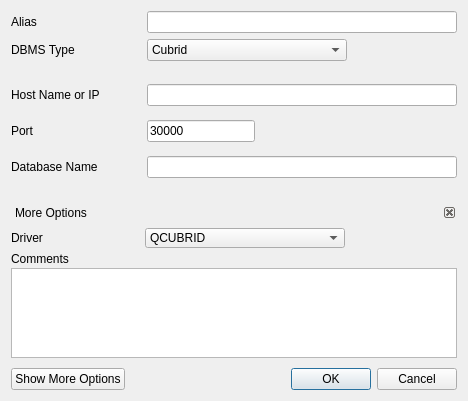
<?xml version="1.0" encoding="UTF-8"?>
<ui version="4.0">
 <class>KvDbDefinitionDialog</class>
 <widget class="QDialog" name="KvDbDefinitionDialog">
  <property name="windowModality">
   <enum>Qt::ApplicationModal</enum>
  </property>
  <property name="geometry">
   <rect>
    <x>0</x>
    <y>0</y>
    <width>466</width>
    <height>400</height>
   </rect>
  </property>
  <property name="sizePolicy">
   <sizepolicy hsizetype="Fixed" vsizetype="Fixed">
    <horstretch>0</horstretch>
    <verstretch>0</verstretch>
   </sizepolicy>
  </property>
  <property name="minimumSize">
   <size>
    <width>466</width>
    <height>400</height>
   </size>
  </property>
  <property name="maximumSize">
   <size>
    <width>466</width>
    <height>400</height>
   </size>
  </property>
  <property name="windowTitle">
   <string>Database Definition</string>
  </property>
  <property name="windowIcon">
   <iconset resource="ui/kevora.qrc">
    <normaloff>:/png/png_general/database.png</normaloff>:/png/png_general/database.png</iconset>
  </property>
  <layout class="QVBoxLayout" name="verticalLayout">
   <property name="sizeConstraint">
    <enum>QLayout::SetFixedSize</enum>
   </property>
   <item>
    <layout class="QHBoxLayout" name="horizontalLayout">
     <item>
      <widget class="QLabel" name="labelAlias">
       <property name="minimumSize">
        <size>
         <width>130</width>
         <height>0</height>
        </size>
       </property>
       <property name="toolTip">
        <string>An user defined alias for the database server</string>
       </property>
       <property name="text">
        <string>Alias</string>
       </property>
       <property name="buddy">
        <cstring>lineEditAlias</cstring>
       </property>
      </widget>
     </item>
     <item>
      <widget class="QLineEdit" name="lineEditAlias">
       <property name="minimumSize">
        <size>
         <width>200</width>
         <height>0</height>
        </size>
       </property>
      </widget>
     </item>
    </layout>
   </item>
   <item>
    <layout class="QHBoxLayout" name="horizontalLayout_2">
     <item>
      <widget class="QLabel" name="labelDBMSType">
       <property name="minimumSize">
        <size>
         <width>130</width>
         <height>0</height>
        </size>
       </property>
       <property name="toolTip">
        <string>The type of database server</string>
       </property>
       <property name="text">
        <string>DBMS Type</string>
       </property>
       <property name="buddy">
        <cstring>comboBoxDBMSType</cstring>
       </property>
      </widget>
     </item>
     <item>
      <widget class="QComboBox" name="comboBoxDBMSType">
       <property name="minimumSize">
        <size>
         <width>200</width>
         <height>0</height>
        </size>
       </property>
       <item>
        <property name="text">
         <string>Cubrid</string>
        </property>
       </item>
       <item>
        <property name="text">
         <string notr="true">Firebird / Interbase</string>
        </property>
       </item>
       <item>
        <property name="text">
         <string notr="true">MySql</string>
        </property>
       </item>
       <item>
        <property name="text">
         <string notr="true">Oracle</string>
        </property>
       </item>
       <item>
        <property name="text">
         <string notr="true">PostgreSql</string>
        </property>
       </item>
       <item>
        <property name="text">
         <string notr="true">Sqlite</string>
        </property>
       </item>
      </widget>
     </item>
     <item>
      <spacer name="horizontalSpacer_2">
       <property name="orientation">
        <enum>Qt::Horizontal</enum>
       </property>
       <property name="sizeHint" stdset="0">
        <size>
         <width>40</width>
         <height>20</height>
        </size>
       </property>
      </spacer>
     </item>
    </layout>
   </item>
   <item>
    <widget class="QStackedWidget" name="stackedWidget">
     <property name="minimumSize">
      <size>
       <width>0</width>
       <height>130</height>
      </size>
     </property>
     <property name="maximumSize">
      <size>
       <width>16777215</width>
       <height>130</height>
      </size>
     </property>
     <property name="currentIndex">
      <number>0</number>
     </property>
     <widget class="QWidget" name="pageCubrid">
      <layout class="QVBoxLayout" name="verticalLayout_10">
       <property name="leftMargin">
        <number>0</number>
       </property>
       <property name="rightMargin">
        <number>0</number>
       </property>
       <item>
        <layout class="QHBoxLayout" name="horizontalLayout_24">
         <property name="spacing">
          <number>6</number>
         </property>
         <item>
          <widget class="QLabel" name="label_22">
           <property name="minimumSize">
            <size>
             <width>130</width>
             <height>0</height>
            </size>
           </property>
           <property name="text">
            <string>Host Name or IP</string>
           </property>
           <property name="buddy">
            <cstring>lineEditPostgHost</cstring>
           </property>
          </widget>
         </item>
         <item>
          <widget class="QLineEdit" name="lineEditCubridHost">
           <property name="minimumSize">
            <size>
             <width>200</width>
             <height>0</height>
            </size>
           </property>
          </widget>
         </item>
        </layout>
       </item>
       <item>
        <layout class="QHBoxLayout" name="horizontalLayout_25">
         <item>
          <widget class="QLabel" name="label_23">
           <property name="minimumSize">
            <size>
             <width>130</width>
             <height>0</height>
            </size>
           </property>
           <property name="text">
            <string>Port</string>
           </property>
           <property name="buddy">
            <cstring>lineEditPostgPort</cstring>
           </property>
          </widget>
         </item>
         <item>
          <widget class="QLineEdit" name="lineEditCubridPort">
           <property name="sizePolicy">
            <sizepolicy hsizetype="Minimum" vsizetype="Fixed">
             <horstretch>0</horstretch>
             <verstretch>0</verstretch>
            </sizepolicy>
           </property>
           <property name="minimumSize">
            <size>
             <width>40</width>
             <height>0</height>
            </size>
           </property>
           <property name="inputMethodHints">
            <set>Qt::ImhDigitsOnly</set>
           </property>
           <property name="text">
            <string notr="true">30000</string>
           </property>
          </widget>
         </item>
         <item>
          <spacer name="horizontalSpacer_10">
           <property name="orientation">
            <enum>Qt::Horizontal</enum>
           </property>
           <property name="sizeHint" stdset="0">
            <size>
             <width>40</width>
             <height>20</height>
            </size>
           </property>
          </spacer>
         </item>
        </layout>
       </item>
       <item>
        <layout class="QHBoxLayout" name="horizontalLayout_23">
         <item>
          <widget class="QLabel" name="label_21">
           <property name="minimumSize">
            <size>
             <width>130</width>
             <height>0</height>
            </size>
           </property>
           <property name="text">
            <string>Database Name</string>
           </property>
           <property name="buddy">
            <cstring>lineEditPostgDBName</cstring>
           </property>
          </widget>
         </item>
         <item>
          <widget class="QLineEdit" name="lineEditCubridDBName">
           <property name="minimumSize">
            <size>
             <width>280</width>
             <height>0</height>
            </size>
           </property>
          </widget>
         </item>
        </layout>
       </item>
      </layout>
     </widget>
     <widget class="QWidget" name="pageFirebird">
      <layout class="QVBoxLayout" name="verticalLayout_2">
       <property name="spacing">
        <number>6</number>
       </property>
       <property name="leftMargin">
        <number>0</number>
       </property>
       <property name="rightMargin">
        <number>0</number>
       </property>
       <item>
        <layout class="QHBoxLayout" name="horizontalLayout_3">
         <property name="spacing">
          <number>6</number>
         </property>
         <item>
          <widget class="QLabel" name="labelHostName">
           <property name="minimumSize">
            <size>
             <width>130</width>
             <height>0</height>
            </size>
           </property>
           <property name="toolTip">
            <string>The server IP or host name</string>
           </property>
           <property name="text">
            <string>Host Name or IP</string>
           </property>
           <property name="buddy">
            <cstring>lineEditFirebirdHost</cstring>
           </property>
          </widget>
         </item>
         <item>
          <widget class="QLineEdit" name="lineEditFirebirdHost">
           <property name="minimumSize">
            <size>
             <width>200</width>
             <height>0</height>
            </size>
           </property>
          </widget>
         </item>
        </layout>
       </item>
       <item>
        <layout class="QHBoxLayout" name="horizontalLayout_4">
         <item>
          <widget class="QLabel" name="labelPort">
           <property name="minimumSize">
            <size>
             <width>130</width>
             <height>0</height>
            </size>
           </property>
           <property name="toolTip">
            <string>The port used to connect to this server</string>
           </property>
           <property name="text">
            <string>Port</string>
           </property>
           <property name="buddy">
            <cstring>lineEditFirebirdPort</cstring>
           </property>
          </widget>
         </item>
         <item>
          <widget class="QLineEdit" name="lineEditFirebirdPort">
           <property name="sizePolicy">
            <sizepolicy hsizetype="Minimum" vsizetype="Fixed">
             <horstretch>0</horstretch>
             <verstretch>0</verstretch>
            </sizepolicy>
           </property>
           <property name="minimumSize">
            <size>
             <width>40</width>
             <height>0</height>
            </size>
           </property>
           <property name="inputMethodHints">
            <set>Qt::ImhDigitsOnly</set>
           </property>
           <property name="text">
            <string notr="true">3050</string>
           </property>
          </widget>
         </item>
         <item>
          <spacer name="horizontalSpacer">
           <property name="orientation">
            <enum>Qt::Horizontal</enum>
           </property>
           <property name="sizeHint" stdset="0">
            <size>
             <width>40</width>
             <height>20</height>
            </size>
           </property>
          </spacer>
         </item>
        </layout>
       </item>
       <item>
        <layout class="QHBoxLayout" name="horizontalLayout_5">
         <item>
          <widget class="QLabel" name="labelDBName">
           <property name="minimumSize">
            <size>
             <width>130</width>
             <height>0</height>
            </size>
           </property>
           <property name="toolTip">
            <string>The database name or file name</string>
           </property>
           <property name="text">
            <string>Database Name</string>
           </property>
           <property name="buddy">
            <cstring>lineEditFirebirdDBName</cstring>
           </property>
          </widget>
         </item>
         <item>
          <widget class="QLineEdit" name="lineEditFirebirdDBName">
           <property name="minimumSize">
            <size>
             <width>280</width>
             <height>0</height>
            </size>
           </property>
          </widget>
         </item>
         <item>
          <widget class="QToolButton" name="toolButtonFirebirdSetFile">
           <property name="text">
            <string notr="true">...</string>
           </property>
          </widget>
         </item>
        </layout>
       </item>
      </layout>
     </widget>
     <widget class="QWidget" name="pageMySql">
      <layout class="QVBoxLayout" name="verticalLayout_3">
       <property name="leftMargin">
        <number>0</number>
       </property>
       <property name="rightMargin">
        <number>0</number>
       </property>
       <item>
        <layout class="QHBoxLayout" name="horizontalLayout_6">
         <property name="spacing">
          <number>6</number>
         </property>
         <item>
          <widget class="QLabel" name="label_6">
           <property name="minimumSize">
            <size>
             <width>130</width>
             <height>0</height>
            </size>
           </property>
           <property name="text">
            <string>Host Name or IP</string>
           </property>
           <property name="buddy">
            <cstring>lineEditMySqlHost</cstring>
           </property>
          </widget>
         </item>
         <item>
          <widget class="QLineEdit" name="lineEditMySqlHost">
           <property name="minimumSize">
            <size>
             <width>200</width>
             <height>0</height>
            </size>
           </property>
          </widget>
         </item>
        </layout>
       </item>
       <item>
        <layout class="QHBoxLayout" name="horizontalLayout_7">
         <item>
          <widget class="QLabel" name="label_7">
           <property name="minimumSize">
            <size>
             <width>130</width>
             <height>0</height>
            </size>
           </property>
           <property name="text">
            <string>Port</string>
           </property>
           <property name="buddy">
            <cstring>lineEditMySqlPort</cstring>
           </property>
          </widget>
         </item>
         <item>
          <widget class="QLineEdit" name="lineEditMySqlPort">
           <property name="sizePolicy">
            <sizepolicy hsizetype="Minimum" vsizetype="Fixed">
             <horstretch>0</horstretch>
             <verstretch>0</verstretch>
            </sizepolicy>
           </property>
           <property name="minimumSize">
            <size>
             <width>40</width>
             <height>0</height>
            </size>
           </property>
           <property name="inputMethodHints">
            <set>Qt::ImhDigitsOnly</set>
           </property>
           <property name="text">
            <string notr="true">3306</string>
           </property>
          </widget>
         </item>
         <item>
          <spacer name="horizontalSpacer_3">
           <property name="orientation">
            <enum>Qt::Horizontal</enum>
           </property>
           <property name="sizeHint" stdset="0">
            <size>
             <width>40</width>
             <height>20</height>
            </size>
           </property>
          </spacer>
         </item>
        </layout>
       </item>
       <item>
        <layout class="QHBoxLayout" name="horizontalLayout_8">
         <item>
          <widget class="QLabel" name="label_8">
           <property name="minimumSize">
            <size>
             <width>130</width>
             <height>0</height>
            </size>
           </property>
           <property name="text">
            <string>Database Name</string>
           </property>
           <property name="buddy">
            <cstring>lineEditMySqlDBName</cstring>
           </property>
          </widget>
         </item>
         <item>
          <widget class="QLineEdit" name="lineEditMySqlDBName">
           <property name="minimumSize">
            <size>
             <width>280</width>
             <height>0</height>
            </size>
           </property>
          </widget>
         </item>
        </layout>
       </item>
      </layout>
     </widget>
     <widget class="QWidget" name="pageOracle">
      <layout class="QVBoxLayout" name="verticalLayout_4">
       <property name="leftMargin">
        <number>0</number>
       </property>
       <property name="rightMargin">
        <number>0</number>
       </property>
       <item>
        <layout class="QHBoxLayout" name="horizontalLayout_9">
         <property name="spacing">
          <number>6</number>
         </property>
         <item>
          <widget class="QLabel" name="label_9">
           <property name="minimumSize">
            <size>
             <width>130</width>
             <height>0</height>
            </size>
           </property>
           <property name="text">
            <string>Host Name or IP</string>
           </property>
           <property name="buddy">
            <cstring>lineEditOracleHost</cstring>
           </property>
          </widget>
         </item>
         <item>
          <widget class="QLineEdit" name="lineEditOracleHost">
           <property name="minimumSize">
            <size>
             <width>200</width>
             <height>0</height>
            </size>
           </property>
          </widget>
         </item>
        </layout>
       </item>
       <item>
        <layout class="QHBoxLayout" name="horizontalLayout_10">
         <item>
          <widget class="QLabel" name="label_10">
           <property name="minimumSize">
            <size>
             <width>130</width>
             <height>0</height>
            </size>
           </property>
           <property name="text">
            <string>Port</string>
           </property>
           <property name="buddy">
            <cstring>lineEditOraclePort</cstring>
           </property>
          </widget>
         </item>
         <item>
          <widget class="QLineEdit" name="lineEditOraclePort">
           <property name="sizePolicy">
            <sizepolicy hsizetype="Minimum" vsizetype="Fixed">
             <horstretch>0</horstretch>
             <verstretch>0</verstretch>
            </sizepolicy>
           </property>
           <property name="minimumSize">
            <size>
             <width>40</width>
             <height>0</height>
            </size>
           </property>
           <property name="inputMethodHints">
            <set>Qt::ImhDigitsOnly</set>
           </property>
           <property name="text">
            <string notr="true">1521</string>
           </property>
          </widget>
         </item>
         <item>
          <spacer name="horizontalSpacer_4">
           <property name="orientation">
            <enum>Qt::Horizontal</enum>
           </property>
           <property name="sizeHint" stdset="0">
            <size>
             <width>40</width>
             <height>20</height>
            </size>
           </property>
          </spacer>
         </item>
        </layout>
       </item>
       <item>
        <layout class="QHBoxLayout" name="horizontalLayout_11">
         <item>
          <widget class="QLabel" name="label_11">
           <property name="minimumSize">
            <size>
             <width>130</width>
             <height>0</height>
            </size>
           </property>
           <property name="text">
            <string notr="true">SID</string>
           </property>
           <property name="buddy">
            <cstring>lineEditOracleSID</cstring>
           </property>
          </widget>
         </item>
         <item>
          <widget class="QLineEdit" name="lineEditOracleSID">
           <property name="minimumSize">
            <size>
             <width>280</width>
             <height>0</height>
            </size>
           </property>
          </widget>
         </item>
        </layout>
       </item>
      </layout>
     </widget>
     <widget class="QWidget" name="pagePostgreSql">
      <layout class="QVBoxLayout" name="verticalLayout_5">
       <property name="leftMargin">
        <number>0</number>
       </property>
       <property name="rightMargin">
        <number>0</number>
       </property>
       <item>
        <layout class="QHBoxLayout" name="horizontalLayout_12">
         <property name="spacing">
          <number>6</number>
         </property>
         <item>
          <widget class="QLabel" name="label_12">
           <property name="minimumSize">
            <size>
             <width>130</width>
             <height>0</height>
            </size>
           </property>
           <property name="text">
            <string>Host Name or IP</string>
           </property>
           <property name="buddy">
            <cstring>lineEditPostgHost</cstring>
           </property>
          </widget>
         </item>
         <item>
          <widget class="QLineEdit" name="lineEditPostgHost">
           <property name="minimumSize">
            <size>
             <width>200</width>
             <height>0</height>
            </size>
           </property>
          </widget>
         </item>
        </layout>
       </item>
       <item>
        <layout class="QHBoxLayout" name="horizontalLayout_13">
         <item>
          <widget class="QLabel" name="label_13">
           <property name="minimumSize">
            <size>
             <width>130</width>
             <height>0</height>
            </size>
           </property>
           <property name="text">
            <string>Port</string>
           </property>
           <property name="buddy">
            <cstring>lineEditPostgPort</cstring>
           </property>
          </widget>
         </item>
         <item>
          <widget class="QLineEdit" name="lineEditPostgPort">
           <property name="sizePolicy">
            <sizepolicy hsizetype="Minimum" vsizetype="Fixed">
             <horstretch>0</horstretch>
             <verstretch>0</verstretch>
            </sizepolicy>
           </property>
           <property name="minimumSize">
            <size>
             <width>40</width>
             <height>0</height>
            </size>
           </property>
           <property name="inputMethodHints">
            <set>Qt::ImhDigitsOnly</set>
           </property>
           <property name="text">
            <string notr="true">5432</string>
           </property>
          </widget>
         </item>
         <item>
          <spacer name="horizontalSpacer_5">
           <property name="orientation">
            <enum>Qt::Horizontal</enum>
           </property>
           <property name="sizeHint" stdset="0">
            <size>
             <width>40</width>
             <height>20</height>
            </size>
           </property>
          </spacer>
         </item>
        </layout>
       </item>
       <item>
        <layout class="QHBoxLayout" name="horizontalLayout_14">
         <item>
          <widget class="QLabel" name="label_14">
           <property name="minimumSize">
            <size>
             <width>130</width>
             <height>0</height>
            </size>
           </property>
           <property name="text">
            <string>Database Name</string>
           </property>
           <property name="buddy">
            <cstring>lineEditPostgDBName</cstring>
           </property>
          </widget>
         </item>
         <item>
          <widget class="QLineEdit" name="lineEditPostgDBName">
           <property name="minimumSize">
            <size>
             <width>280</width>
             <height>0</height>
            </size>
           </property>
          </widget>
         </item>
        </layout>
       </item>
      </layout>
     </widget>
     <widget class="QWidget" name="pageSqlite">
      <layout class="QVBoxLayout" name="verticalLayout_6">
       <property name="leftMargin">
        <number>0</number>
       </property>
       <property name="rightMargin">
        <number>0</number>
       </property>
       <item>
        <layout class="QHBoxLayout" name="horizontalLayout_15">
         <property name="spacing">
          <number>6</number>
         </property>
         <item>
          <widget class="QLabel" name="label_15">
           <property name="minimumSize">
            <size>
             <width>130</width>
             <height>0</height>
            </size>
           </property>
           <property name="text">
            <string>Host Name or IP</string>
           </property>
           <property name="buddy">
            <cstring>lineEditSqliteHost</cstring>
           </property>
          </widget>
         </item>
         <item>
          <widget class="QLineEdit" name="lineEditSqliteHost">
           <property name="minimumSize">
            <size>
             <width>200</width>
             <height>0</height>
            </size>
           </property>
          </widget>
         </item>
        </layout>
       </item>
       <item>
        <layout class="QHBoxLayout" name="horizontalLayout_16">
         <item>
          <widget class="QLabel" name="label_16">
           <property name="minimumSize">
            <size>
             <width>130</width>
             <height>0</height>
            </size>
           </property>
           <property name="text">
            <string>Port</string>
           </property>
           <property name="buddy">
            <cstring>lineEditSqlitePort</cstring>
           </property>
          </widget>
         </item>
         <item>
          <widget class="QLineEdit" name="lineEditSqlitePort">
           <property name="enabled">
            <bool>false</bool>
           </property>
           <property name="sizePolicy">
            <sizepolicy hsizetype="Minimum" vsizetype="Fixed">
             <horstretch>0</horstretch>
             <verstretch>0</verstretch>
            </sizepolicy>
           </property>
           <property name="minimumSize">
            <size>
             <width>40</width>
             <height>0</height>
            </size>
           </property>
           <property name="text">
            <string notr="true"/>
           </property>
          </widget>
         </item>
         <item>
          <spacer name="horizontalSpacer_6">
           <property name="orientation">
            <enum>Qt::Horizontal</enum>
           </property>
           <property name="sizeHint" stdset="0">
            <size>
             <width>40</width>
             <height>20</height>
            </size>
           </property>
          </spacer>
         </item>
        </layout>
       </item>
       <item>
        <layout class="QHBoxLayout" name="horizontalLayout_17">
         <item>
          <widget class="QLabel" name="label_17">
           <property name="minimumSize">
            <size>
             <width>130</width>
             <height>0</height>
            </size>
           </property>
           <property name="text">
            <string>Database Name</string>
           </property>
           <property name="buddy">
            <cstring>lineEditSqliteDBName</cstring>
           </property>
          </widget>
         </item>
         <item>
          <widget class="QLineEdit" name="lineEditSqliteDBName">
           <property name="minimumSize">
            <size>
             <width>280</width>
             <height>0</height>
            </size>
           </property>
          </widget>
         </item>
         <item>
          <widget class="QToolButton" name="toolButtonSqliteSetFile">
           <property name="text">
            <string notr="true">...</string>
           </property>
          </widget>
         </item>
        </layout>
       </item>
      </layout>
     </widget>
    </widget>
   </item>
   <item>
    <widget class="QDockWidget" name="dockWidget">
     <property name="maximumSize">
      <size>
       <width>448</width>
       <height>159</height>
      </size>
     </property>
     <property name="features">
      <set>QDockWidget::DockWidgetClosable</set>
     </property>
     <property name="windowTitle">
      <string>More Options</string>
     </property>
     <widget class="QWidget" name="dockWidgetContents">
      <layout class="QVBoxLayout" name="verticalLayout_7">
       <property name="spacing">
        <number>4</number>
       </property>
       <property name="leftMargin">
        <number>0</number>
       </property>
       <property name="topMargin">
        <number>6</number>
       </property>
       <property name="rightMargin">
        <number>0</number>
       </property>
       <property name="bottomMargin">
        <number>4</number>
       </property>
       <item>
        <layout class="QHBoxLayout" name="horizontalLayout_18">
         <item>
          <widget class="QLabel" name="labelDriver">
           <property name="minimumSize">
            <size>
             <width>130</width>
             <height>0</height>
            </size>
           </property>
           <property name="maximumSize">
            <size>
             <width>16777215</width>
             <height>20</height>
            </size>
           </property>
           <property name="toolTip">
            <string>The Qt Plugin used for this database</string>
           </property>
           <property name="text">
            <string>Driver</string>
           </property>
           <property name="buddy">
            <cstring>comboBoxDBMSType</cstring>
           </property>
          </widget>
         </item>
         <item>
          <widget class="QComboBox" name="comboBoxDriver">
           <property name="minimumSize">
            <size>
             <width>200</width>
             <height>0</height>
            </size>
           </property>
           <property name="maximumSize">
            <size>
             <width>16777215</width>
             <height>20</height>
            </size>
           </property>
           <item>
            <property name="text">
             <string>QCUBRID</string>
            </property>
           </item>
           <item>
            <property name="text">
             <string notr="true">QIBASE</string>
            </property>
           </item>
           <item>
            <property name="text">
             <string notr="true">QMYSQL</string>
            </property>
           </item>
           <item>
            <property name="text">
             <string notr="true">QOCI</string>
            </property>
           </item>
           <item>
            <property name="text">
             <string notr="true">QOpenOCCI</string>
            </property>
           </item>
           <item>
            <property name="text">
             <string notr="true">QPSQL</string>
            </property>
           </item>
           <item>
            <property name="text">
             <string notr="true">QSQLITE</string>
            </property>
           </item>
          </widget>
         </item>
         <item>
          <spacer name="horizontalSpacer_8">
           <property name="orientation">
            <enum>Qt::Horizontal</enum>
           </property>
           <property name="sizeHint" stdset="0">
            <size>
             <width>40</width>
             <height>20</height>
            </size>
           </property>
          </spacer>
         </item>
        </layout>
       </item>
       <item>
        <layout class="QVBoxLayout" name="verticalLayout_8">
         <property name="spacing">
          <number>2</number>
         </property>
         <item>
          <widget class="QLabel" name="labelComments">
           <property name="text">
            <string>Comments</string>
           </property>
          </widget>
         </item>
         <item>
          <widget class="QPlainTextEdit" name="plainTextEditComments"/>
         </item>
        </layout>
       </item>
      </layout>
     </widget>
    </widget>
   </item>
   <item>
    <layout class="QHBoxLayout" name="horizontalLayout_19">
     <property name="sizeConstraint">
      <enum>QLayout::SetDefaultConstraint</enum>
     </property>
     <item>
      <widget class="QPushButton" name="pushButtonShowMore">
       <property name="text">
        <string>Show More Options</string>
       </property>
      </widget>
     </item>
     <item>
      <spacer name="horizontalSpacer_7">
       <property name="orientation">
        <enum>Qt::Horizontal</enum>
       </property>
       <property name="sizeHint" stdset="0">
        <size>
         <width>40</width>
         <height>20</height>
        </size>
       </property>
      </spacer>
     </item>
     <item>
      <widget class="QDialogButtonBox" name="buttonBox">
       <property name="orientation">
        <enum>Qt::Horizontal</enum>
       </property>
       <property name="standardButtons">
        <set>QDialogButtonBox::Cancel|QDialogButtonBox::Ok</set>
       </property>
       <property name="centerButtons">
        <bool>false</bool>
       </property>
      </widget>
     </item>
    </layout>
   </item>
  </layout>
 </widget>
 <resources>
  <include location="ui/kevora.qrc"/>
 </resources>
 <connections>
  <connection>
   <sender>buttonBox</sender>
   <signal>accepted()</signal>
   <receiver>KvDbDefinitionDialog</receiver>
   <slot>accept()</slot>
   <hints>
    <hint type="sourcelabel">
     <x>247</x>
     <y>366</y>
    </hint>
    <hint type="destinationlabel">
     <x>157</x>
     <y>274</y>
    </hint>
   </hints>
  </connection>
  <connection>
   <sender>buttonBox</sender>
   <signal>rejected()</signal>
   <receiver>KvDbDefinitionDialog</receiver>
   <slot>reject()</slot>
   <hints>
    <hint type="sourcelabel">
     <x>315</x>
     <y>366</y>
    </hint>
    <hint type="destinationlabel">
     <x>286</x>
     <y>274</y>
    </hint>
   </hints>
  </connection>
  <connection>
   <sender>comboBoxDBMSType</sender>
   <signal>currentIndexChanged(int)</signal>
   <receiver>stackedWidget</receiver>
   <slot>setCurrentIndex(int)</slot>
   <hints>
    <hint type="sourcelabel">
     <x>247</x>
     <y>50</y>
    </hint>
    <hint type="destinationlabel">
     <x>247</x>
     <y>69</y>
    </hint>
   </hints>
  </connection>
  <connection>
   <sender>stackedWidget</sender>
   <signal>currentChanged(int)</signal>
   <receiver>comboBoxDBMSType</receiver>
   <slot>setCurrentIndex(int)</slot>
   <hints>
    <hint type="sourcelabel">
     <x>287</x>
     <y>112</y>
    </hint>
    <hint type="destinationlabel">
     <x>288</x>
     <y>46</y>
    </hint>
   </hints>
  </connection>
 </connections>
</ui>
